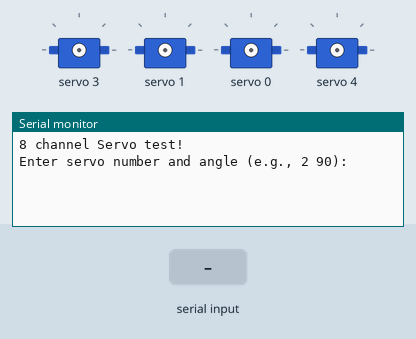
Recording of a sketch running on a simulated Arduino Uno, built with avr-gcc and run on an emulated ATmega328P. Parts: 4 × servo, the last lines printed to the serial monitor. The test bench sets the inputs (shaded band).

Above: at 1.2 s.
1.3 s: "3\n" received over Serial
At 3.4 s:
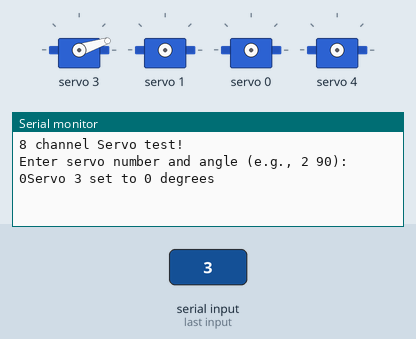
3.8 s: "1,90\n" received over Serial
At 4.7 s:
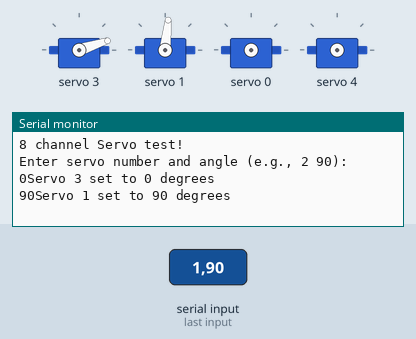
5.3 s: "90,45\n" received over Serial
At 5.7 s:
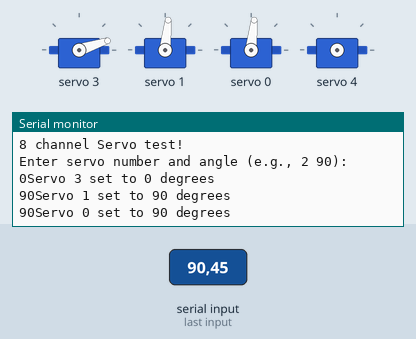
6.8 s: "4\n" received over Serial
At 8.8 s:
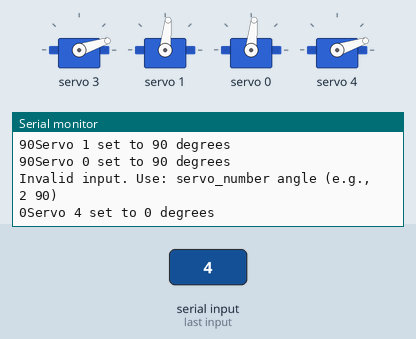
Timing chart, 0 to 10.3 s (numbered marks = the images above; inputs shaded):
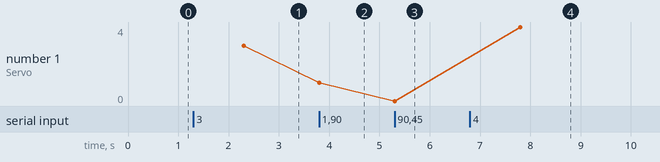

The sketch:

sketch_feb27b.ino
```cpp
#include <Wire.h> //I2C Library
#include <Adafruit_PWMServoDriver.h>//PWM breakout board library
#include <math.h> // Math Library

Adafruit_PWMServoDriver pwm = Adafruit_PWMServoDriver();

#define SERVOMIN  150 // This is the 'minimum' pulse length count (out of 4096)
#define BIGSERVOMAX  430 // This is the 'maximum' pulse length count (out of 4096)
#define SMALLSERVOMAX 350 // This is the 'maximum' pulse length count (out of 4096)
#define USMIN  600 // This is the rounded 'minimum' microsecond length based on the minimum pulse of 150
#define USMAX  2400 // This is the rounded 'maximum' microsecond length based on the maximum pulse of 600
#define SERVO_FREQ 50 // Analog servos run at ~50 Hz updates
//For Big servos:
//BIGSERVOMAX - SERVOMIN = 280 pulse length count
//280 = 180 degrees
// Servo moves 0.643 degrees per pulse length count

//For Small Servos:
//350-150 = 200 = 90 degrees
//Servo moves 0.45 degrees per pulse length count
//Link Lengths in mm
#define BaseOffset 89
#define ShoulderElbow 150
#define ElbowWrist 191.64
#define WristWrist 11.66
#define WristPenTip TBC

//Defines for servo motors, relating to connector position on breakout board
#define ShoulderRotate 0
#define ShoulderElevate 1
#define Elbow 2
#define WristRotate 3
#define WristElevate 4


int positionNumber = 63;

float position[63][3] =
{
  {2370,3790,0},
  {0,0,0},
  {2370,3790,0},
  {2370,3790,90},
  {1280,4880,90},
  {1280,4880,0},
  {1300,5080,0},
  {1300,5080,90},
  {2560,3820,90},
  {2750,3850,90},
  {1350,5250,90},
  {1440,5380,90},
  {2900,3920,90},
  {3030,4010,90},
  {1530,5510,90},
  {1630,5630,90},
  {3150,4110,90},
  {3260,4220,90},
  {1760,5720,90},
  {1890,5810,90},
  {3350,4350,90},
  {3410,4510,90},
  {2070,5850,90},
  {2230,5910,90},
  {3470,4670,90},
  {3490,4870,90},
  {2450,5910,90},
  {2480,6010,90},
  {2160,5990,90},
  {1840,5880,90},
  {1520,5660,90},
  {1290,5340,90},
  {1180,4860,90},
  {1230,4540,90},
  {1380,4220,90},
  {1510,4060,90},
  {1830,3830,90},
  {2150,3720,90},
  {2470,3710,90},
  {2790,3770,90},
  {3110,3940,90},
  {3270,4070,90},
  {3480,4390,90},
  {3580,4710,90},
  {3570,5030,90},
  {3460,5350,90},
  {3370,5510,90},
  {3070,5800,90},
  {2750,5950,90},
  {2510,6010,90},
  {2510,6010,0},
  {2710,5870,0},
  {2710,5870,90},
  {3450,5130,90},
  {3450,5130,0},
  {2120,3820,00},
  {2120,3820,90},
  {1290,4650,90},
  {1290,4650,0},
  {1460,4260,0},
  {1460,4260,90},
  {1720,4000,90},
  {1720,4000,0},
};

float angles [63][4];

int MinMax[5][2] =
{
  {0, 180},
  {30, 176},
  {60, 160},
  {0, 157},
  {0, 156},
};


//Array to hold current position of each servo
int positions[5] = {90,90,90,90,90};
int targets[5];

//Function to move specified servo to specified degrees
void GoDegrees(int servo, int degrees){
  if((degrees >= MinMax[servo][0]) && (degrees <= MinMax[servo][1])){
    positions[servo] = degrees;
    Serial.print(positions[servo]);
    if (servo<3 && servo>=0){
      int Pulses = degrees/0.643;
      pwm.setPWM(servo, 0, SERVOMIN+Pulses);
    }else if(servo == 3 || servo == 4){
      int Pulses = degrees/0.44;
      pwm.setPWM(servo, 0, SERVOMIN+Pulses);
    }
  }
}

//Setup Function
void setup() {
  //calculateAllAngles();
  Serial.begin(9600);
  Serial.println("8 channel Servo test!");
  pwm.begin();
  pwm.setOscillatorFrequency(27000000);
  pwm.setPWMFreq(SERVO_FREQ);  // Analog servos run at ~50 Hz updates
  delay(10);
  Serial.println("Enter servo number and angle (e.g., 2 90):");
}

void loop() {/*
  GoDegrees(ShoulderRotate, 90);
  GoDegrees(ShoulderElevate, 90);
  GoDegrees(Elbow, 90);
  GoDegrees(WristRotate, 90);
  GoDegrees(WristElevate, 90);
  delay(500);
  for(int i = 0; i< positionNumber; i++){

    setAllServos(angles[i][0],angles[i][1],angles[i][2],angles[i][3],position[i][2]);
  }
  */
  if (Serial.available()) {
    int servoNum, angle;
    servoNum = Serial.parseInt();
    angle = Serial.parseInt();

    if (servoNum >= 0 && servoNum < 16 && angle >= 0 && angle <= 180 && (angle+servoNum>0)) {
      GoDegrees(servoNum, angle);
      Serial.print("Servo ");
      Serial.print(servoNum);
      Serial.print(" set to ");
      Serial.print(angle);
      Serial.println(" degrees");
    } else {
      Serial.println("Invalid input. Use: servo_number angle (e.g., 2 90)");
    }
  }

/*
  for (uint16_t pulselen = SERVOMIN; pulselen < SERVOMAX; pulselen++) {
    pwm.setPWM(ShoulderRotate, 0, pulselen);
  }
  Serial.println("8 channel Servo test!");
  delay(2000);
  for (uint16_t pulselen = SERVOMAX; pulselen > SERVOMIN; pulselen--) {
    pwm.setPWM(ShoulderRotate, 0, pulselen);
  }
  delay(2000);
  Serial.println("8 channel Servo test done!");
  */
}

void determineAngles(float * shoulderLiftAngle, float * shoulderRotAngle, float * elbowAngle, float * wristAngle, float x, float y){

  // This gives us the angle form 0 that the shoulder rotational joint should be at.
  *shoulderRotAngle = tan(x/y);

  // This gives us the distance from the center of the base in mm
  float distance = x/sin(*shoulderRotAngle);

  //This gives us the angle from horizontle of the shoulder angle.
  *shoulderLiftAngle = acos((ShoulderElbow*ShoulderElbow+distance*distance-ElbowWrist*ElbowWrist)/(2*ShoulderElbow*distance));

  //This converts shoulderLiftAngle to be the angle from vertical
  *shoulderLiftAngle = 90-*shoulderLiftAngle;

  //This gives us the angle between the Humerous and the forearm at the elbow
  *elbowAngle = acos((ShoulderElbow*ShoulderElbow-ElbowWrist*ElbowWrist-distance*distance)/(2*ShoulderElbow*ElbowWrist));

  //This gives us the angle of the wrist such that the pencil remains vertical.
  *wristAngle = 90-(180-*elbowAngle-*shoulderLiftAngle);
}

void calculateAllAngles(){
  for(int i = 0; i<positionNumber; i++){
    determineAngles(&angles[i][0],&angles[i][1],&angles[i][2],&angles[i][3],position[i][0],position[i][1]);
  }

}

void setAllServos(int angle1, int angle2, int angle3, int angle4, int angleDraw){
  GoDegrees(ShoulderRotate,angle1);
  GoDegrees(ShoulderElevate,angle2);
  GoDegrees(Elbow, angle3);
  GoDegrees(WristElevate, angle4);
  GoDegrees(WristRotate, angleDraw);
}
```

Measured:
- after the input at 1.3 s, the serial monitor: prints a new line after 1.0 s (image 1)
- after the input at 3.8 s, the serial monitor: prints a new line at once (image 2)
- after the input at 5.3 s, the serial monitor: prints a new line at once (image 3)
- after the input at 6.8 s, the serial monitor: prints a new line after 1.0 s (image 4)
- plotted number 1: 3 → 1 after the input at 3.8 s, 0 → 4 after the input at 6.8 s
